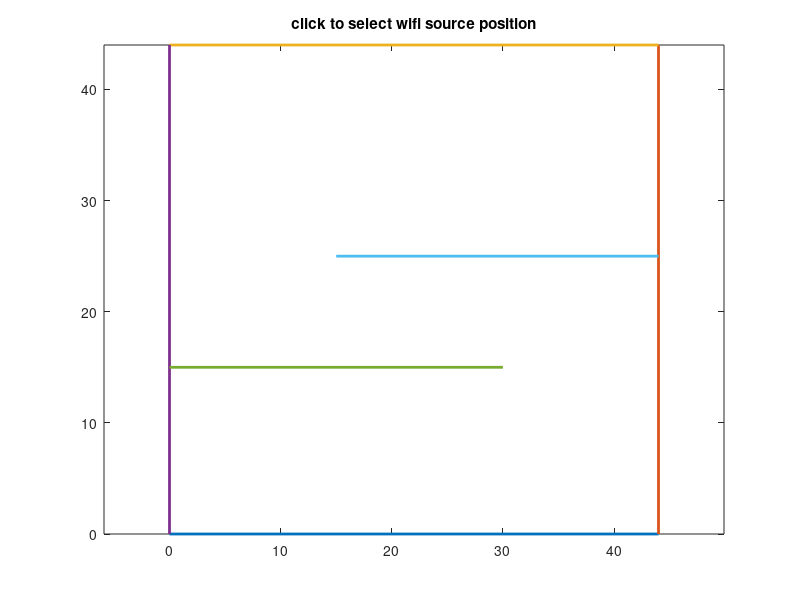

MATLAB code for this plot: (Note: this script raises an error after producing the figure.)
%%%%%%%%%%%%%%%%%%%%%%%%%%%%%%%%%%%%%%%%%%%%%%%%%%%%%%%%%%%%%%%
% This code is to estimate DOA in an obstacle environment     %
%                 Last code updated on   2017-07-26           %
%                                         by BCM              %
%%%%%%%%%%%%%%%%%%%%%%%%%%%%%%%%%%%%%%%%%%%%%%%%%%%%%%%%%%%%%%%

% single and multiple run
% this file only generates map and TX power propagation whenever wall exists or
% not.
% antenna_simul_run 
%  - > testwall_single_run 
%       -> testwall_wcl_withobs
%       -> testwall_wcl_noobs
%
% antenna_multiple_run 

% You can determine single run or multiple runs by setting SIMUL_TYPE

close all
clear all
clc

%SIMUL_TYPE = 'single';  % for single run
SIMUL_TYPE = 'multiple'; % for single run


L0                       = 20.2; %Reference loss value at 1m
n                        = 2;    %Power decay factor

nb_pts                   = 128;  %Number of steps to grid TxPosx,TxPosy

%load  data_mw1; %without obstacle, open environment
load  data_mw4; %with obstacle, enclosed environment

x_min                    = min(min(walls([1 , 3] , :) , [] , 2));
x_max                    = max(max(walls([1 , 3] , :) , [] , 2));
y_min                    = min(min(walls([2 , 4] , :) , [] , 2));
y_max                    = max(max(walls([2 , 4] , :) , [] , 2));
vectx                    = (x_min:(x_max-x_min)/(nb_pts-1):x_max);
vecty                    = (y_min:(y_max-y_min)/(nb_pts-1):y_max);
[X , Y]                  = meshgrid(vectx , vecty);
RXpoint                  = [X(:) , Y(:)]';

offset                   = 0.5;

figure1= figure;
axis([x_min-offset x_max+offset y_min-offset y_max+offset])
plot(walls([1 , 3] , :) , walls([2 , 4] , :) , 'linewidth' , 2);
title('click to select wifi source position')
axis equal

hold on
%%%%%%%%%%%% Input to position of transmitters %%%%%%%%%%
[TxPosx , TxPosy]                 = getpts;
% TxPosx = 40;
% TxPosy = 6;
%%%%%%%%%%%% Input to position of transmitters %%%%%%%%%%

TXpoint                 = [TxPosx' ; TxPosy'];
%  text(sum(walls([1 , 3] , :))/2 , sum(walls([2 , 4] , :))/2 , num2str((1:size(walls,2))','%d') , 'fontsize' , 6)
plot(TXpoint(1 , :) , TXpoint(2 , :) , 'k+' , 'markersize' , 10)
hold off
drawnow

rs_amp                   = multiwall_model(TXpoint ,RXpoint , walls , material , L0 , n);
P                        = log(sum(exp(rs_amp) , 1));
tp = reshape(P , nb_pts, nb_pts)/5;
%load tp_data1;

figure(1)
imagesc(vectx , vecty , tp);
hold on
plot(walls([1 , 3] , :) , walls([2 , 4] , :) , 'linewidth' , 2);
plot(TXpoint(1 , :) , TXpoint(2 , :) , 'k+' , 'markersize' , 10)

%hold off
axis xy
colorbar
axis equal
%title(sprintf('Multiwall model, L0 = %4.2f, n = %4.2f' , L0 , n))
title('wifi source localization with directional antenna')

%%
if(strcmp(SIMUL_TYPE,'single'))
  sim = 1;
  testwall_singleRun %for single run
else
  sim = 2;  %simulation 'multiple'
  testwall_multipleRun %for multiple run with vector plot
end




